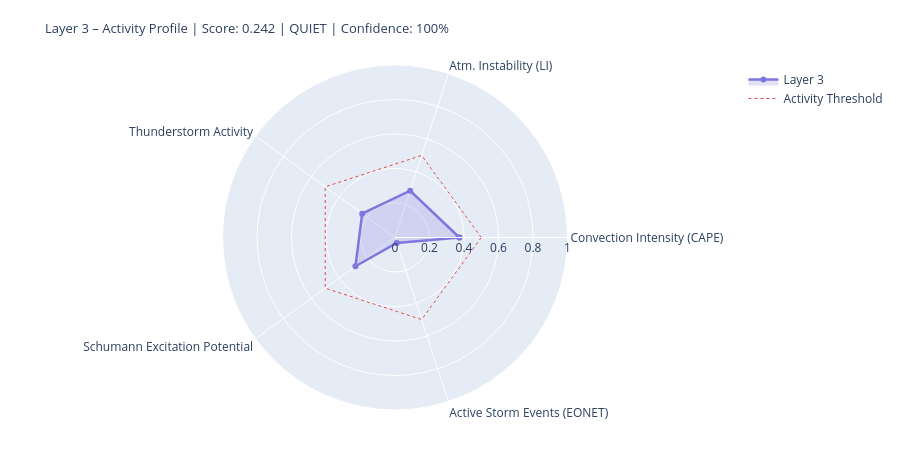

The notebook cell this image was saved under:
### Markdown cell above
---
## 4. State Assessment & Handoff to Layer 4/5

### Code cell
# ============================================================
# LAYER-3-SCORE
# Five dynamic components
# ============================================================

def norm(v, lo, hi):
    if v is None or (isinstance(v, float) and math.isnan(v)): return None
    return round(max(0.0, min(1.0, (v - lo) / (hi - lo))), 4)

# --- 1) Convection intensity (global CAPE mean) ---
cape_mean = df_atm['cape'].dropna().mean() if not df_atm.empty else None
conv_score = norm(cape_mean, 0, 3000)
conv_src   = 'primary' if cape_mean is not None else 'missing'

# --- 2) Atmospheric instability (LI mean) ---
li_mean   = df_atm['li'].dropna().mean() if not df_atm.empty else None
# Negative LI = unstable → higher score
instab_score = norm(-li_mean if li_mean is not None else None, -6, 6)
instab_src   = 'primary' if li_mean is not None else 'missing'

# --- 3) Thunderstorm activity (mean thunder score + WMO count) ---
thunder_mean = df_atm['thunder_score'].mean() if not df_atm.empty else None
n_thunder    = int(df_atm['thunderstorm'].sum()) if not df_atm.empty else 0
thunder_score_val = norm(
    (thunder_mean or 0) * 0.7 + n_thunder * 0.1, 0, 1.0
) if thunder_mean is not None else None
thunder_src = 'primary'

# --- 4) Schumann excitation potential (weighted Schumann contribution) ---
schumann_pot = df_atm['schumann_contribution'].mean() if not df_atm.empty else None
# Boosted by Layer-2 thunderstorm trigger
if schumann_pot is not None and l2_thunder:
    schumann_pot = min(1.0, schumann_pot * 1.2)
schumann_score = norm(schumann_pot, 0, 1.0) if schumann_pot is not None else None
schumann_src   = 'derived'

# --- 5) Storm activity (NASA EONET) ---
# Distinction: None = data not loaded, 0.0 = loaded but no events
storm_score = None
storm_src   = 'missing'
if raw.get('storms') is not None:          # API reached successfully
    storm_score = norm(len(storm_events), 0, 30) if storm_events else 0.0
    storm_src   = 'primary'

# X-Ray and Kp: context only, not in dynamic score
# (X-Ray = Layer-0/4 driver; Kp = geomagnetic index, not a lightning proxy)
xray_context = None
if raw.get('xray'):
    df_xc = pd.DataFrame(raw['xray'])
    fc = next((c for c in df_xc.columns
               if any(k in c.lower() for k in ['flux','long']) and 'time' not in c.lower()),
              df_xc.columns[1])
    df_xc[fc] = pd.to_numeric(df_xc[fc], errors='coerce')
    xray_last = df_xc[fc].dropna().iloc[-1] if not df_xc[fc].dropna().empty else None
    if xray_last:
        xray_class = ('X' if xray_last>=1e-4 else 'M' if xray_last>=1e-5
                      else 'C' if xray_last>=1e-6 else 'B')
        xray_context = {'flux': float(xray_last), 'class': xray_class}
        print(f'X-Ray context: {xray_class}-class ({xray_last:.2e} W/m²)')

# --- Aggregate ---
COMPONENTS = {
    'Convection Intensity (CAPE)':  {'score': conv_score,       'source': conv_src,    'dynamic': True},
    'Atm. Instability (LI)':         {'score': instab_score,     'source': instab_src,  'dynamic': True},
    'Thunderstorm Activity':              {'score': thunder_score_val, 'source': thunder_src, 'dynamic': True},
    'Schumann Excitation Potential':   {'score': schumann_score,   'source': schumann_src,'dynamic': True},
    'Active Storm Events (EONET)': {'score': storm_score,      'source': storm_src,   'dynamic': True},
}

available   = {k: v['score'] for k, v in COMPONENTS.items() if v['score'] is not None}
unavailable = [k for k, v in COMPONENTS.items() if v['score'] is None]
layer3_score = round(sum(available.values()) / len(available), 4) if available else None
confidence   = round(len(available) / len(COMPONENTS), 2)
level = ('unknown' if layer3_score is None
         else 'quiet'   if layer3_score < 0.3
         else 'moderate' if layer3_score < 0.6
         else 'active')
dominant_l3 = max(available, key=available.get) if available else 'none'

# --- Ausgabe ---
W = 68
print('=' * W)
print('LAYER 3 – ATMOSPHERE / WEATHER / THUNDERSTORMS – STATE ASSESSMENT')
print('=' * W)
for name, comp in COMPONENTS.items():
    s = comp['score']
    if s is not None:
        bar = '█' * int(s * 20) + '░' * (20 - int(s * 20))
        print(f'  {name:<36} {bar}  {s:.3f}  [{comp["source"]}]')
    else:
        print(f'  {name:<36} {"─" * 20}  n/a   [missing]')
print('-' * W)
print(f'  Score:        {layer3_score:.3f}  ({len(available)}/{len(COMPONENTS)} components)')
print(f'  Confidence:   {confidence:.0%}')
print(f'  Level:        {level.upper()}')
print(f'  Dominant:     {dominant_l3}')
print(f'  CAPE mean:    {cape_mean:.0f} J/kg' if cape_mean else '  CAPE mean:    n/a')
print(f'  LI mean:      {li_mean:.1f} K' if li_mean is not None else '  LI mean:      n/a')
print(f'  Thunderstorms:{n_thunder} points (WMO)  +  {len(storm_events)} NASA EONET')
print('=' * W)

# Radar
cats   = list(available.keys())
vals_r = list(available.values())
if len(cats) >= 3:
    fig = go.Figure()
    fig.add_trace(go.Scatterpolar(
        r=vals_r + [vals_r[0]], theta=cats + [cats[0]],
        fill='toself', fillcolor='rgba(127,119,221,0.22)',
        line=dict(color='#7F77DD', width=2.5), name='Layer 3'
    ))
    fig.add_trace(go.Scatterpolar(
        r=[0.5] * (len(cats)+1), theta=cats + [cats[0]],
        line=dict(color='#E24B4A', dash='dot', width=1),
        mode='lines', name='Activity Threshold'
    ))
    fig.update_layout(
        title=dict(
            text=f'Layer 3 – Activity Profile | Score: {layer3_score:.3f} | {level.upper()} | Confidence: {confidence:.0%}',
            font=dict(size=13)
        ),
        polar=dict(radialaxis=dict(visible=True, range=[0, 1])),
        height=450, showlegend=True,
        margin=dict(l=60, r=60, t=65, b=40)
    )
    fig.show()

### Figure 1 — Plotly figure (JSON) as saved in the notebook; plotly's stock layout.template omitted (floating-point values rounded to 4 significant figures)
{"data": [{"fill": "toself", "fillcolor": "rgba(127,119,221,0.22)", "line": {"color": "#7F77DD", "width": 2.5}, "name": "Layer 3", "r": [0.3733, 0.285, 0.2351, 0.2834, 0.0333, 0.3733], "theta": ["Convection Intensity (CAPE)", "Atm. Instability (LI)", "Thunderstorm Activity", "Schumann Excitation Potential", "Active Storm Events (EONET)", "Convection Intensity (CAPE)"], "type": "scatterpolar"}, {"line": {"color": "#E24B4A", "dash": "dot", "width": 1}, "mode": "lines", "name": "Activity Threshold", "r": [0.5, 0.5, 0.5, 0.5, 0.5, 0.5], "theta": ["Convection Intensity (CAPE)", "Atm. Instability (LI)", "Thunderstorm Activity", "Schumann Excitation Potential", "Active Storm Events (EONET)", "Convection Intensity (CAPE)"], "type": "scatterpolar"}], "layout": {"height": 450, "margin": {"b": 40, "l": 60, "r": 60, "t": 65}, "polar": {"radialaxis": {"range": [0, 1], "visible": true}}, "showlegend": true, "title": {"font": {"size": 13}, "text": "Layer 3 – Activity Profile | Score: 0.242 | QUIET | Confidence: 100%"}}}
